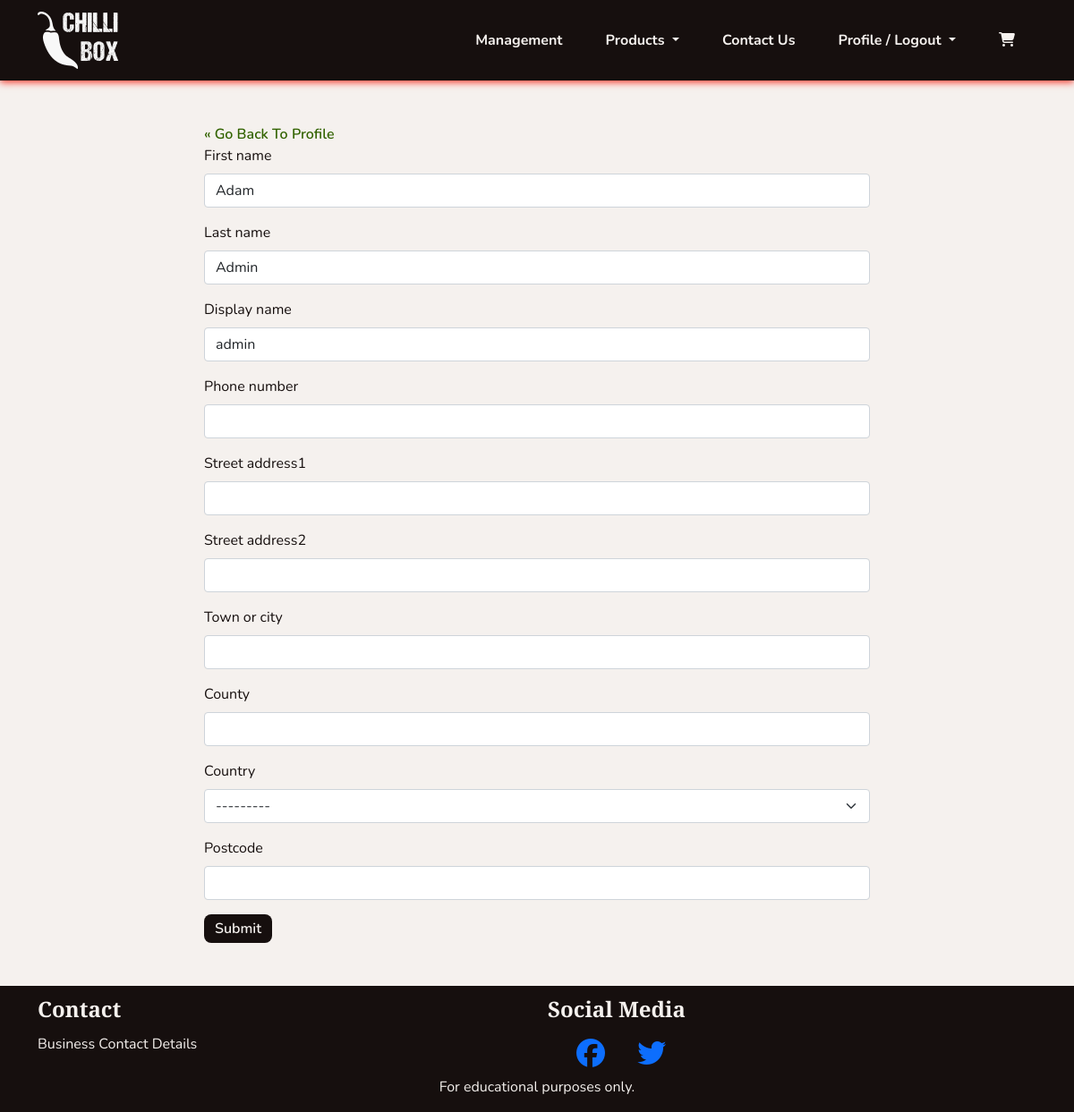
/profiles/edit_profile/ (signed in), run on an earlier commit of the app's database.
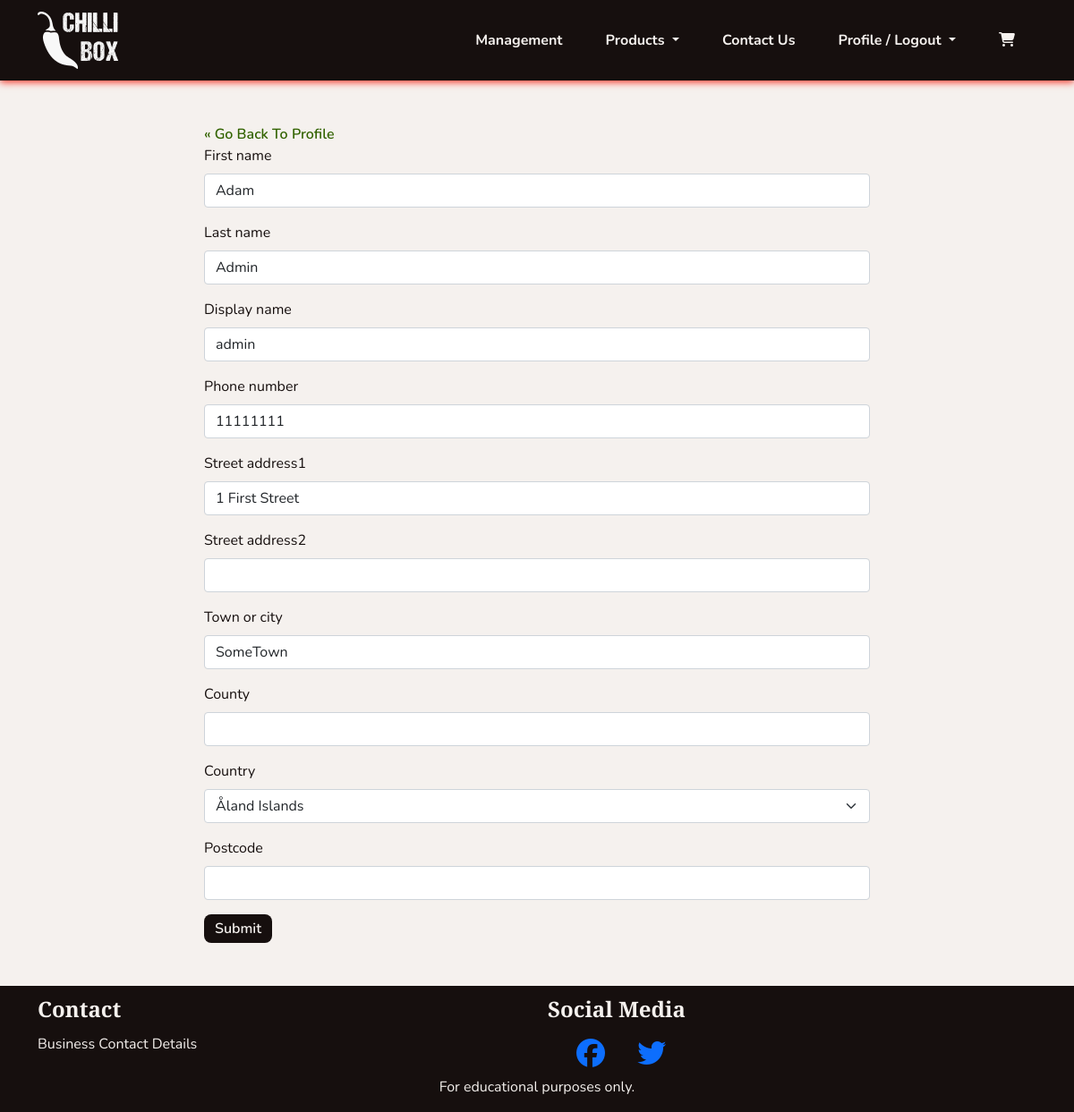
And on a later commit of the database.
### profiles/models.py (models this page shows, shortened)
class UserProfile(models.Model):
    user = models.OneToOneField(User, on_delete=models.CASCADE)
    first_name = models.CharField(max_length=40, null=True, blank=True)
    last_name = models.CharField(max_length=80, null=True, blank=True)
    display_name = models.CharField(max_length=40, null=True, blank=True)
    phone_number = models.CharField(max_length=20, null=True, blank=True)
    street_address1 = models.CharField(max_length=80, null=True, blank=True)
    street_address2 = models.CharField(max_length=80, null=True, blank=True)
    town_or_city = models.CharField(max_length=40, null=True, blank=True)
    county = models.CharField(max_length=80, null=True, blank=True)
    country = CountryField(blank_label='Country', null=True, blank=True)
    postcode = models.CharField(max_length=20, null=True, blank=True)
    class Meta:
        verbose_name_plural = "User Profiles"

### profiles/views.py (the view)
# urls.py: path('edit_profile/', views.UpdateProfile.as_view(), name='edit_profile'),
class UpdateProfile(LoginRequiredMixin, SuccessMessageMixin, UpdateView):
    model = UserProfile
    form_class = ProfileForm
    template_name = 'profiles/profile_form.html'
    success_url = '/profiles/profile/'
    success_message = 'Your details were updated successfully.'
    def get_object(self):
        return self.request.user.userprofile

### profiles/forms.py
class ProfileForm(forms.ModelForm):
    class Meta:
        model = UserProfile
        exclude = ['user']

### cart/contexts.py (called while the page is built, shortened)
def cart_contents(request):
    cart_items = []
    total = 0
    product_count = 0
    cart = request.session.get('cart', {})
    if total < settings.FREE_DELIVERY_THRESHOLD:
        delivery = Decimal(settings.STANDARD_DELIVERY_COST)
        free_delivery_delta = settings.FREE_DELIVERY_THRESHOLD - total
    else:
        delivery = 0
        free_delivery_delta = 0
    grand_total = delivery + total
    context = {
        'cart_items': cart_items,
        'total': total,
        'product_count': product_count,
        'delivery': delivery,
        'free_delivery_delta': free_delivery_delta,
        'free_delivery_threshold': settings.FREE_DELIVERY_THRESHOLD,
        'grand_total': grand_total,
    }
    return context

### profiles/templates/profiles/profile_form.html (shortened to what this page needs)
{% extends 'base.html' %}
{% load crispy_forms_tags %}
{% block content %}
<section class="container-md">
    <div class="col-md-8 mx-auto">
        <a class="chilli-link" href="{% url 'profiles:profile' %}">&laquo; Go Back To Profile</a>
        <form enctype="multipart/form-data" method="POST">
            {{ form|crispy}}
            <button class="chilli-btn" type="submit chilli-go">Submit</button>
        </form>
    </div>
</section>
{% endblock %}

What changed in the data, as far as the page shows it:
changed UserProfile "Adam": phone_number (not shown) → "11111111"; street_address1 (not shown) → "1 First Street"; town_or_city (not shown) → "SomeTown"; country "---------" → "Åland Islands"
